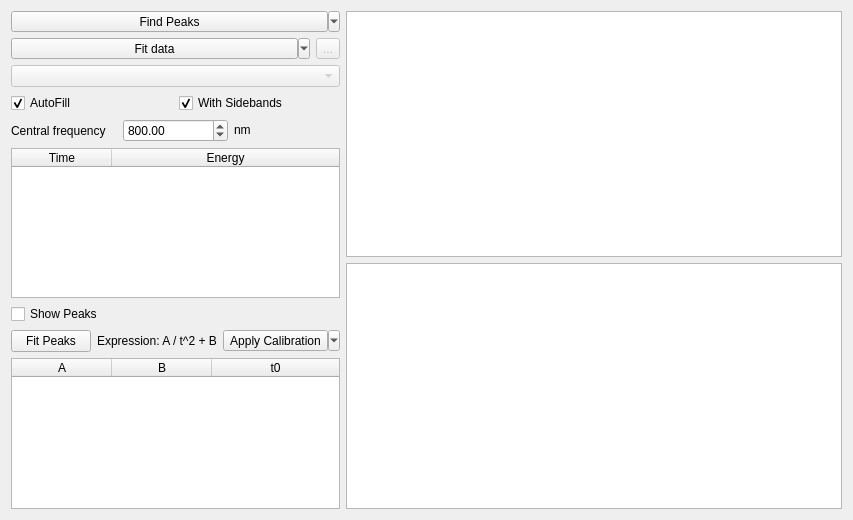
<?xml version="1.0" encoding="UTF-8"?>
<ui version="4.0">
 <class>CalibrationToolbox</class>
 <widget class="QWidget" name="CalibrationToolbox">
  <property name="geometry">
   <rect>
    <x>0</x>
    <y>0</y>
    <width>853</width>
    <height>520</height>
   </rect>
  </property>
  <property name="windowTitle">
   <string>Form</string>
  </property>
  <layout class="QHBoxLayout" name="horizontalLayout_5">
   <item>
    <layout class="QVBoxLayout" name="verticalLayout">
     <property name="sizeConstraint">
      <enum>QLayout::SetFixedSize</enum>
     </property>
     <item>
      <widget class="QToolButton" name="loadSignal_toolButton">
       <property name="sizePolicy">
        <sizepolicy hsizetype="Minimum" vsizetype="Fixed">
         <horstretch>0</horstretch>
         <verstretch>0</verstretch>
        </sizepolicy>
       </property>
       <property name="text">
        <string>Find Peaks</string>
       </property>
       <property name="popupMode">
        <enum>QToolButton::MenuButtonPopup</enum>
       </property>
       <property name="toolButtonStyle">
        <enum>Qt::ToolButtonTextOnly</enum>
       </property>
       <property name="autoRaise">
        <bool>false</bool>
       </property>
       <property name="arrowType">
        <enum>Qt::NoArrow</enum>
       </property>
      </widget>
     </item>
     <item>
      <layout class="QHBoxLayout" name="horizontalLayout_2">
       <item>
        <widget class="QToolButton" name="findPeaks_toolButton">
         <property name="sizePolicy">
          <sizepolicy hsizetype="Minimum" vsizetype="Fixed">
           <horstretch>0</horstretch>
           <verstretch>0</verstretch>
          </sizepolicy>
         </property>
         <property name="text">
          <string>Fit data</string>
         </property>
         <property name="popupMode">
          <enum>QToolButton::MenuButtonPopup</enum>
         </property>
         <property name="toolButtonStyle">
          <enum>Qt::ToolButtonTextOnly</enum>
         </property>
         <property name="autoRaise">
          <bool>false</bool>
         </property>
         <property name="arrowType">
          <enum>Qt::NoArrow</enum>
         </property>
        </widget>
       </item>
       <item>
        <widget class="QToolButton" name="toolButton">
         <property name="enabled">
          <bool>false</bool>
         </property>
         <property name="text">
          <string>...</string>
         </property>
        </widget>
       </item>
      </layout>
     </item>
     <item>
      <widget class="QComboBox" name="findPeaks_comboBox">
       <property name="enabled">
        <bool>false</bool>
       </property>
      </widget>
     </item>
     <item>
      <layout class="QHBoxLayout" name="horizontalLayout_3">
       <item>
        <widget class="QCheckBox" name="autoFillTable_checkBox">
         <property name="text">
          <string>AutoFill</string>
         </property>
         <property name="checked">
          <bool>true</bool>
         </property>
        </widget>
       </item>
       <item>
        <widget class="QCheckBox" name="considerSBs_checkBox">
         <property name="text">
          <string>With Sidebands</string>
         </property>
         <property name="checked">
          <bool>true</bool>
         </property>
        </widget>
       </item>
      </layout>
     </item>
     <item>
      <layout class="QHBoxLayout" name="horizontalLayout_4">
       <item>
        <widget class="QLabel" name="label_5">
         <property name="text">
          <string>Central frequency</string>
         </property>
        </widget>
       </item>
       <item>
        <widget class="QDoubleSpinBox" name="centraFrequency_doubleSpinBox">
         <property name="sizePolicy">
          <sizepolicy hsizetype="Minimum" vsizetype="Fixed">
           <horstretch>0</horstretch>
           <verstretch>0</verstretch>
          </sizepolicy>
         </property>
         <property name="keyboardTracking">
          <bool>false</bool>
         </property>
         <property name="prefix">
          <string/>
         </property>
         <property name="suffix">
          <string/>
         </property>
         <property name="minimum">
          <double>-10000000.000000000000000</double>
         </property>
         <property name="maximum">
          <double>10000000.000000000000000</double>
         </property>
         <property name="value">
          <double>800.000000000000000</double>
         </property>
        </widget>
       </item>
       <item>
        <widget class="QLabel" name="label_4">
         <property name="sizePolicy">
          <sizepolicy hsizetype="Preferred" vsizetype="Fixed">
           <horstretch>0</horstretch>
           <verstretch>0</verstretch>
          </sizepolicy>
         </property>
         <property name="text">
          <string>nm</string>
         </property>
        </widget>
       </item>
      </layout>
     </item>
     <item>
      <widget class="QTableWidget" name="listPeaks_tableWidget">
       <property name="sizePolicy">
        <sizepolicy hsizetype="Minimum" vsizetype="Expanding">
         <horstretch>0</horstretch>
         <verstretch>0</verstretch>
        </sizepolicy>
       </property>
       <property name="selectionBehavior">
        <enum>QAbstractItemView::SelectRows</enum>
       </property>
       <attribute name="horizontalHeaderStretchLastSection">
        <bool>true</bool>
       </attribute>
       <column>
        <property name="text">
         <string>Time</string>
        </property>
       </column>
       <column>
        <property name="text">
         <string>Energy</string>
        </property>
       </column>
      </widget>
     </item>
     <item>
      <widget class="QCheckBox" name="showPeaks_checkBox">
       <property name="text">
        <string>Show Peaks</string>
       </property>
      </widget>
     </item>
     <item>
      <layout class="QVBoxLayout" name="verticalLayout_3">
       <item>
        <layout class="QHBoxLayout" name="horizontalLayout">
         <item>
          <widget class="QPushButton" name="fitPeaks_pushButton">
           <property name="text">
            <string>Fit Peaks</string>
           </property>
          </widget>
         </item>
         <item>
          <widget class="QLabel" name="label">
           <property name="text">
            <string>Expression: A / t^2 + B</string>
           </property>
          </widget>
         </item>
         <item>
          <widget class="QToolButton" name="calibration_toolButton">
           <property name="sizePolicy">
            <sizepolicy hsizetype="Minimum" vsizetype="Fixed">
             <horstretch>0</horstretch>
             <verstretch>0</verstretch>
            </sizepolicy>
           </property>
           <property name="text">
            <string>Apply Calibration</string>
           </property>
           <property name="popupMode">
            <enum>QToolButton::MenuButtonPopup</enum>
           </property>
           <property name="toolButtonStyle">
            <enum>Qt::ToolButtonTextOnly</enum>
           </property>
           <property name="autoRaise">
            <bool>false</bool>
           </property>
           <property name="arrowType">
            <enum>Qt::NoArrow</enum>
           </property>
          </widget>
         </item>
        </layout>
       </item>
       <item>
        <widget class="QTableWidget" name="coeffCalib_tableWidget">
         <property name="sizePolicy">
          <sizepolicy hsizetype="Minimum" vsizetype="Expanding">
           <horstretch>0</horstretch>
           <verstretch>0</verstretch>
          </sizepolicy>
         </property>
         <property name="selectionBehavior">
          <enum>QAbstractItemView::SelectRows</enum>
         </property>
         <attribute name="horizontalHeaderStretchLastSection">
          <bool>true</bool>
         </attribute>
         <column>
          <property name="text">
           <string>A</string>
          </property>
         </column>
         <column>
          <property name="text">
           <string>B</string>
          </property>
         </column>
         <column>
          <property name="text">
           <string>t0</string>
          </property>
         </column>
        </widget>
       </item>
      </layout>
     </item>
    </layout>
   </item>
   <item>
    <layout class="QVBoxLayout" name="verticalLayout_2">
     <item>
      <widget class="GraphicsLayoutWidget" name="plotRaw_window">
       <property name="sizePolicy">
        <sizepolicy hsizetype="MinimumExpanding" vsizetype="Expanding">
         <horstretch>0</horstretch>
         <verstretch>0</verstretch>
        </sizepolicy>
       </property>
      </widget>
     </item>
     <item>
      <widget class="GraphicsLayoutWidget" name="plotCalib_window">
       <property name="sizePolicy">
        <sizepolicy hsizetype="MinimumExpanding" vsizetype="Expanding">
         <horstretch>0</horstretch>
         <verstretch>0</verstretch>
        </sizepolicy>
       </property>
      </widget>
     </item>
    </layout>
   </item>
  </layout>
 </widget>
 <customwidgets>
  <customwidget>
   <class>GraphicsLayoutWidget</class>
   <extends>QGraphicsView</extends>
   <header>pyqtgraph</header>
  </customwidget>
 </customwidgets>
 <resources/>
 <connections/>
</ui>
